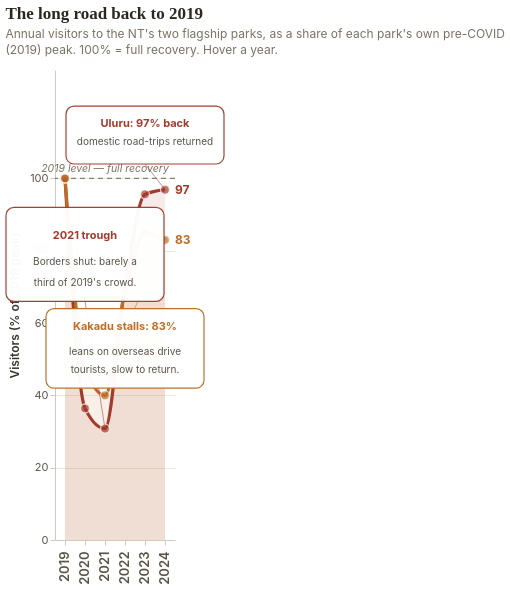

The specification (Vega-Lite) saved for this image:
### Vega-Lite specification from a JSON file in a GitHub repository (floating-point values rounded to 4 significant figures)
{"$schema": "https://vega.github.io/schema/vega-lite/v5.json", "title": {"text": "The long road back to 2019", "subtitle": ["Annual visitors to the NT's two flagship parks, as a share of each park's own pre-COVID", "(2019) peak. 100% = full recovery. Hover a year."], "subtitleLineHeight": 16}, "width": "container", "height": 470, "data": {"values": [{"park": "Uluru-Kata Tjuta", "year": "2019", "visitors_k": 253.0, "idx": 100.0, "note": "Pre-COVID peak"}, {"park": "Uluru-Kata Tjuta", "year": "2020", "visitors_k": 92.0, "idx": 36.4, "note": "COVID-19 hits; climb closed Oct 2019"}, {"park": "Uluru-Kata Tjuta", "year": "2021", "visitors_k": 78.0, "idx": 30.8, "note": "International borders closed"}, {"park": "Uluru-Kata Tjuta", "year": "2022", "visitors_k": 178.0, "idx": 70.4, "note": "Borders reopening"}, {"park": "Uluru-Kata Tjuta", "year": "2023", "visitors_k": 241.8, "idx": 95.6, "note": "Near pre-COVID levels"}, {"park": "Uluru-Kata Tjuta", "year": "2024", "visitors_k": 245.2, "idx": 96.9, "note": "Almost fully recovered"}, {"park": "Kakadu", "year": "2019", "visitors_k": 225.0, "idx": 100.0, "note": "Pre-COVID peak"}, {"park": "Kakadu", "year": "2020", "visitors_k": 108.0, "idx": 48.0, "note": "COVID-19 border closures"}, {"park": "Kakadu", "year": "2021", "visitors_k": 90.0, "idx": 40.0, "note": "International borders closed"}, {"park": "Kakadu", "year": "2022", "visitors_k": 155.0, "idx": 68.9, "note": "Borders reopening"}, {"park": "Kakadu", "year": "2023", "visitors_k": 191.5, "idx": 85.1, "note": "Steady recovery"}, {"park": "Kakadu", "year": "2024", "visitors_k": 186.7, "idx": 83.0, "note": "Recovery stalls"}]}, "layer": [{"mark": {"type": "area", "interpolate": "monotone", "opacity": 0.1, "line": false}, "encoding": {"x": {"field": "year", "type": "ordinal", "title": null, "axis": {"labelFontSize": 13, "labelFontWeight": 600, "labelPadding": 6}}, "y": {"field": "idx", "type": "quantitative", "stack": null, "title": "Visitors (% of 2019 peak)", "scale": {"domain": [0, 122]}, "axis": {"format": ".0f", "values": [0, 20, 40, 60, 80, 100]}}, "color": {"field": "park", "type": "nominal", "scale": {"domain": ["Uluru-Kata Tjuta", "Kakadu"], "range": ["#a23b2e", "#bc6c25"]}, "legend": null}}}, {"data": {"values": [{"ref": 100}]}, "mark": {"type": "rule", "color": "#5b5347", "strokeDash": [5, 4], "strokeWidth": 1.3, "opacity": 0.7}, "encoding": {"y": {"field": "ref", "type": "quantitative"}}}, {"data": {"values": [{"ref": 100, "year": "2021", "label": "2019 level — full recovery"}]}, "mark": {"type": "text", "align": "center", "baseline": "bottom", "dy": -4, "fontSize": 10.5, "fontStyle": "italic", "color": "#7a7263", "font": "Inter, sans-serif"}, "encoding": {"x": {"field": "year", "type": "ordinal"}, "y": {"field": "ref", "type": "quantitative"}, "text": {"field": "label"}}}, {"mark": {"type": "line", "strokeWidth": 3.2, "interpolate": "monotone"}, "encoding": {"x": {"field": "year", "type": "ordinal"}, "y": {"field": "idx", "type": "quantitative"}, "color": {"field": "park", "type": "nominal", "title": "National park", "scale": {"domain": ["Uluru-Kata Tjuta", "Kakadu"], "range": ["#a23b2e", "#bc6c25"]}, "legend": {"orient": "bottom", "direction": "horizontal", "symbolType": "stroke"}}}}, {"params": [{"name": "hoverYear", "select": {"type": "point", "fields": ["year"], "on": "pointerover", "clear": "pointerout", "nearest": true}}], "mark": {"type": "point", "filled": true, "stroke": "#fbf8f0", "strokeWidth": 1.4}, "encoding": {"x": {"field": "year", "type": "ordinal"}, "y": {"field": "idx", "type": "quantitative"}, "color": {"field": "park", "type": "nominal", "scale": {"domain": ["Uluru-Kata Tjuta", "Kakadu"], "range": ["#a23b2e", "#bc6c25"]}, "legend": null}, "size": {"condition": {"param": "hoverYear", "empty": false, "value": 220}, "value": 80}, "tooltip": [{"field": "park", "title": "National park"}, {"field": "year", "title": "Year"}, {"field": "visitors_k", "title": "Visitors (thousands)", "format": ",.1f"}, {"field": "idx", "title": "% of 2019 peak", "format": ".0f"}, {"field": "note", "title": "What happened"}]}}, {"transform": [{"filter": "datum.year == '2024'"}], "mark": {"type": "text", "align": "left", "dx": 10, "fontSize": 12, "fontWeight": 700, "font": "Inter, sans-serif"}, "encoding": {"x": {"field": "year", "type": "ordinal"}, "y": {"field": "idx", "type": "quantitative"}, "text": {"field": "idx", "type": "quantitative", "format": ".0f"}, "color": {"field": "park", "type": "nominal", "scale": {"domain": ["Uluru-Kata Tjuta", "Kakadu"], "range": ["#a23b2e", "#bc6c25"]}, "legend": null}}}, {"data": {"values": [{"x1": "2021", "y1": 30.8, "x2": "2020", "y2": 66, "c": "#a23b2e"}, {"x1": "2024", "y1": 96.9, "x2": "2023", "y2": 104, "c": "#a23b2e"}, {"x1": "2024", "y1": 83.0, "x2": "2022", "y2": 58, "c": "#bc6c25"}]}, "mark": {"type": "rule", "strokeWidth": 1, "opacity": 0.55}, "encoding": {"x": {"field": "x1", "type": "ordinal"}, "y": {"field": "y1", "type": "quantitative"}, "x2": {"field": "x2"}, "y2": {"field": "y2"}, "color": {"field": "c", "type": "nominal", "scale": null, "legend": null}}}, {"data": {"values": [{"x": "2020", "yt": 92, "yb": 66, "c": "#a23b2e"}, {"x": "2023", "yt": 120, "yb": 104, "c": "#a23b2e"}, {"x": "2022", "yt": 64, "yb": 42, "c": "#bc6c25"}]}, "mark": {"type": "rect", "width": 158, "cornerRadius": 8, "fill": "#ffffff", "strokeWidth": 1.2, "opacity": 0.97}, "encoding": {"x": {"field": "x", "type": "ordinal"}, "y": {"field": "yt", "type": "quantitative"}, "y2": {"field": "yb"}, "stroke": {"field": "c", "type": "nominal", "scale": null, "legend": null}}}, {"data": {"values": [{"x": "2020", "y": 84, "t": "2021 trough", "c": "#a23b2e"}, {"x": "2023", "y": 115, "t": "Uluru: 97% back", "c": "#a23b2e"}, {"x": "2022", "y": 59, "t": "Kakadu stalls: 83%", "c": "#bc6c25"}]}, "mark": {"type": "text", "fontSize": 11, "fontWeight": 700, "font": "Inter, sans-serif", "align": "center"}, "encoding": {"x": {"field": "x", "type": "ordinal"}, "y": {"field": "y", "type": "quantitative"}, "text": {"field": "t"}, "color": {"field": "c", "type": "nominal", "scale": null, "legend": null}}}, {"data": {"values": [{"x": "2020", "y": 77, "t": "Borders shut: barely a"}, {"x": "2020", "y": 71, "t": "third of 2019's crowd."}, {"x": "2023", "y": 110, "t": "domestic road-trips returned"}, {"x": "2022", "y": 52, "t": "leans on overseas drive"}, {"x": "2022", "y": 47, "t": "tourists, slow to return."}]}, "mark": {"type": "text", "fontSize": 10, "fontWeight": 400, "font": "Inter, sans-serif", "align": "center", "color": "#5b5347"}, "encoding": {"x": {"field": "x", "type": "ordinal"}, "y": {"field": "y", "type": "quantitative"}, "text": {"field": "t"}}}], "config": {"background": null, "font": "Inter, sans-serif", "view": {"stroke": null}, "padding": 5, "axis": {"labelFont": "Inter, sans-serif", "titleFont": "Inter, sans-serif", "labelColor": "#5b5347", "titleColor": "#3a342b", "titleFontWeight": 600, "gridColor": "#ebe6da", "domainColor": "#d2cbbb", "tickColor": "#d2cbbb", "labelFontSize": 11, "titleFontSize": 12, "titlePadding": 8}, "legend": {"labelFont": "Inter, sans-serif", "titleFont": "Inter, sans-serif", "labelColor": "#5b5347", "titleColor": "#3a342b", "labelFontSize": 11, "titleFontSize": 11.5}, "title": {"font": "Fraunces, serif", "fontSize": 17, "anchor": "start", "color": "#2c2820", "fontWeight": 600, "subtitleFont": "Inter, sans-serif", "subtitleColor": "#7a7263", "subtitleFontSize": 12, "subtitlePadding": 6, "offset": 12}}}
